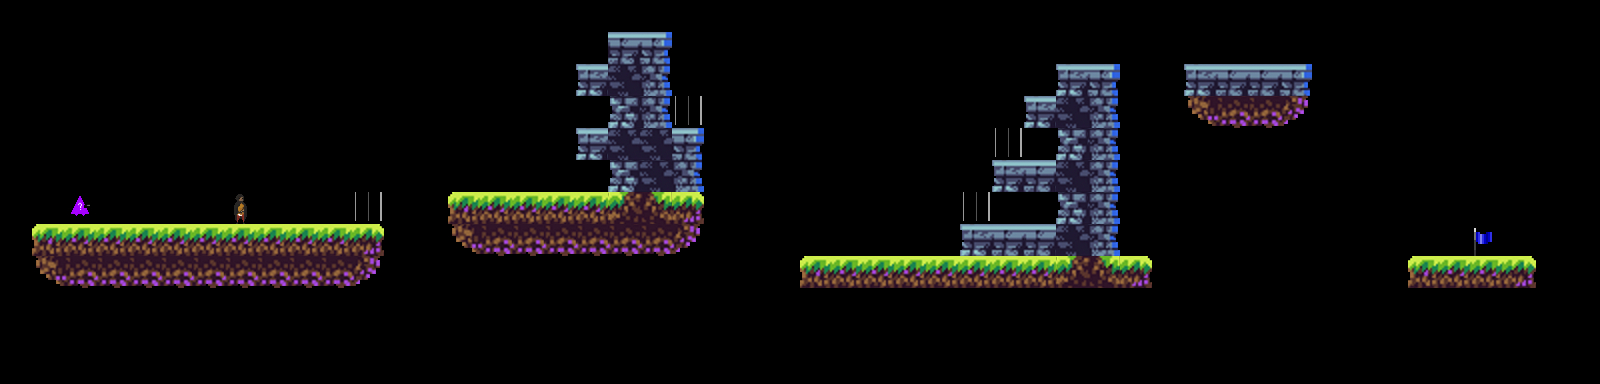

Tiled map render using the project's own tile images. Description and the whole map definition, tile-layer contents included, below:
An orthogonal 50x12 tile map with 32x32 px tiles, 1 tile layer (Tile Layer 1).

<map version="1.9" tiledversion="1.9.2" orientation="orthogonal" renderorder="right-down" width="50" height="12" tilewidth="32" tileheight="32" infinite="0" nextlayerid="2" nextobjectid="1">
 <editorsettings>
  <export target="../level5.csv" format="csv" />
 </editorsettings>
 <tileset firstgid="1" source="tileset.tsx" />
 <layer id="1" name="Tile Layer 1" width="50" height="12">
  <data encoding="csv">
0,0,0,0,0,0,0,0,0,0,0,0,0,0,0,0,0,0,0,0,0,0,0,0,0,0,0,0,0,0,0,0,0,0,0,0,0,0,0,0,0,0,0,0,0,0,0,0,0,0,
0,0,0,0,0,0,0,0,0,0,0,0,0,0,0,0,0,0,0,28,29,0,0,0,0,0,0,0,0,0,0,0,0,0,0,0,0,0,0,0,0,0,0,0,0,0,0,0,0,0,
0,0,0,0,0,0,0,0,0,0,0,0,0,0,0,0,0,0,27,36,37,0,0,0,0,0,0,0,0,0,0,0,0,27,29,0,0,27,28,28,29,0,0,0,0,0,0,0,0,0,
0,0,0,0,0,0,0,0,0,0,0,0,0,0,0,0,0,0,0,35,37,53,0,0,0,0,0,0,0,0,0,0,27,36,37,0,0,16,17,17,18,0,0,0,0,0,0,0,0,0,
0,0,0,0,0,0,0,0,0,0,0,0,0,0,0,0,0,0,27,36,36,29,0,0,0,0,0,0,0,0,0,53,0,35,37,0,0,0,0,0,0,0,0,0,0,0,0,0,0,0,
0,0,0,0,0,0,0,0,0,0,0,0,0,0,0,0,0,0,0,35,36,37,0,0,0,0,0,0,0,0,0,27,28,36,37,0,0,0,0,0,0,0,0,0,0,0,0,0,0,0,
0,0,50,0,0,0,0,43,0,0,0,53,0,0,1,2,2,2,2,4,5,3,0,0,0,0,0,0,0,0,53,0,0,35,37,0,0,0,0,0,0,0,0,0,0,0,0,0,0,0,
0,1,2,2,2,2,2,2,2,2,2,3,0,0,16,17,17,17,17,17,17,18,0,0,0,0,0,0,0,0,27,28,28,36,37,0,0,0,0,0,0,0,0,0,0,0,44,0,0,0,
0,16,17,17,17,17,17,17,17,17,17,18,0,0,0,0,0,0,0,0,0,0,0,0,0,1,2,2,2,2,2,2,2,4,5,3,0,0,0,0,0,0,0,0,1,2,2,3,0,0,
0,0,0,0,0,0,0,0,0,0,0,0,0,0,0,0,0,0,0,0,0,0,0,0,0,0,0,0,0,0,0,0,0,0,0,0,0,0,0,0,0,0,0,0,0,0,0,0,0,0,
0,0,0,0,0,0,0,0,0,0,0,0,0,0,0,0,0,0,0,0,0,0,0,0,0,0,0,0,0,0,0,0,0,0,0,0,0,0,0,0,0,0,0,0,0,0,0,0,0,0,
0,0,0,0,0,0,0,0,0,0,0,0,0,0,0,0,0,0,0,0,0,0,0,0,0,0,0,0,0,0,0,0,0,0,0,0,0,0,0,0,0,0,0,0,0,0,0,0,0,0
</data>
 </layer>
</map>
